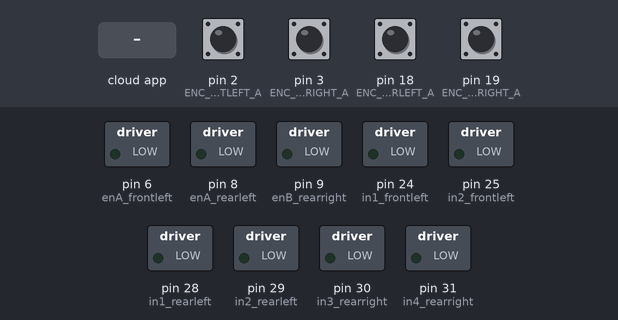
Bench run of a sketch on a simulated Arduino Mega 2560, built with avr-gcc and run on an emulated ATmega2560. Shown: switched loads named in the sketch (green lamp = pin HIGH). The inputs (shaded band) are chosen by the test bench; at power-on: pin 2 (ENC_IN_FRONTLEFT_A), pin 3 (ENC_IN_FRONTRIGHT_A), pin 18 (ENC_IN_REARLEFT_A), pin 19 (ENC_IN_REARRIGHT_A) HIGH. The ROS host is connected and sends only what is stated; pins used as bus, display or sensor lines are not drawn.

Above: at 1.2 s.
1.3 s: the phone or cloud app sets linear.x to -100
At 2.8 s:
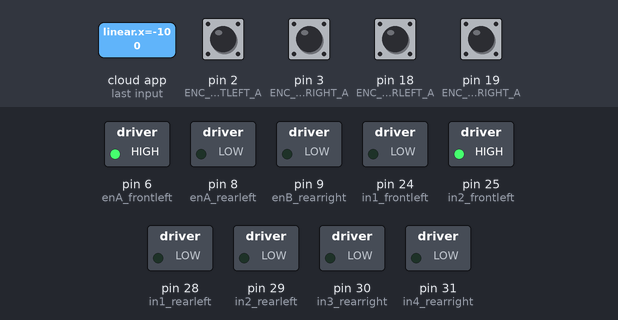
4.3 s: the phone or cloud app sets linear.x to 100
At 5.6 s:
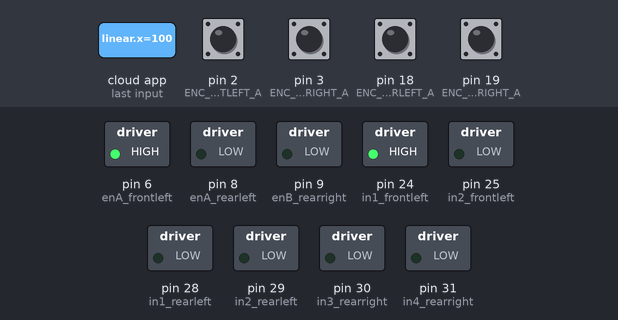
7.3 s: the phone or cloud app sets angular.z to 0
At 7.43 s:
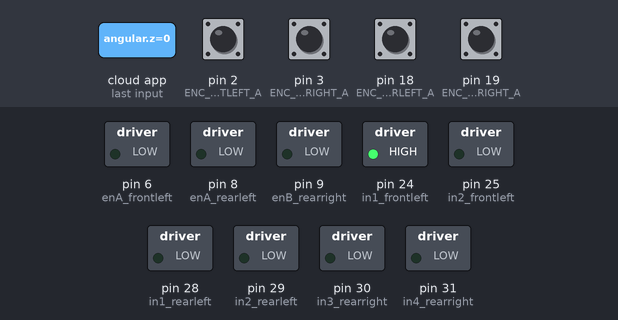
Timing chart, 0 to 10.8 s (numbered marks = the images above; inputs shaded):
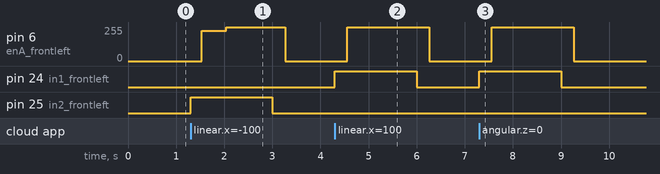

The sketch:

arduino.ino
```cpp
#include <ros.h>
#include <std_msgs/Int16.h>
#include <geometry_msgs/Twist.h>
ros::NodeHandle nh;
// Encoder ENC_A pin to Arduino Interrupt pin, which tracks the encoder tick count.
// Encoder ENC_B pin to Arduino Interrupt pin, which tracks the direction of encoder.
#define ENC_IN_FRONTLEFT_A 2
#define ENC_IN_FRONTLEFT_B 22
#define ENC_IN_FRONTRIGHT_A 3
#define ENC_IN_FRONTRIGHT_B 23
#define ENC_IN_REARLEFT_A 18
#define ENC_IN_REARLEFT_B 32
#define ENC_IN_REARRIGHT_A 19
#define ENC_IN_REARRIGHT_B 33
// true fOR forward direction and false for reverse direction
boolean Direction_frontleft = true;
boolean Direction_frontright = true;
boolean Direction_rearleft = true;
boolean Direction_rearright = true;
// Minumum and maximum values for 16-bit integers, Range of 65,535
const int encoder_minimum = -32768;
const int encoder_maximum = 32767;
// publisher for a message representing the tick count of wheels
std_msgs::Int16 frontleft_wheel_tick_count;
ros::Publisher FrontLeftPub("frontleft_ticks", &frontleft_wheel_tick_count);
std_msgs::Int16 frontright_wheel_tick_count;
ros::Publisher FrontRightPub("frontright_ticks", &frontright_wheel_tick_count);
std_msgs::Int16 rearleft_wheel_tick_count;
ros::Publisher RearLeftPub("rearleft_ticks", &rearleft_wheel_tick_count);
std_msgs::Int16 rearright_wheel_tick_count;
ros::Publisher RearRightPub("rrearight_ticks", &rearright_wheel_tick_count);
// Time interval for measurements in milliseconds
const int interval = 200;
long previousMillis = 0;
long currentMillis = 0;
// DC motors connections
const int enA_frontleft = 6;
const int in1_frontleft = 24;
const int in2_frontleft = 25;
const int enB_frontright = 7;
const int in3_frontright = 26;
const int in4_frontright = 27;
const int enA_rearleft = 8;
const int in1_rearleft = 28;
const int in2_rearleft = 29;
const int enB_rearright = 9;
const int in3_rearright = 30;
const int in4_rearright = 31;
// PWM value change in each cycle
const int PWM_INCREMENT = 1;
// Number of ticks per wheel revolution.
const int TICKS_PER_REVOLUTION = 102;
// Wheel radius in meters
const double WHEEL_RADIUS = 0.04;
// Distance from center of the left wheel to the center of the right wheel in m
const double WHEEL_BASE = 0.218;
// A wheel moves a 1 meter linear distance in the specified number of ticks. (TICKS_PER_REVOLUTION / 2*pi*r)
const double TICKS_PER_METER = 406;
const int K_P = 278;
const int b = 52;
const int DRIFT_MULTIPLIER = 120;
const int PWM_TURN = 255;
const int PWM_MIN = 200; // about 0.5 m/s
const int PWM_MAX = 255; // about 0.7 m/s
double velFrontLeftWheel = 0;
double velFrontRightWheel = 0;
double velRearLeftWheel = 0;
double velRearRightWheel = 0;
double pwmFrontLeftReq = 0;
double pwmFrontRightReq = 0;
double pwmRearLeftReq = 0;
double pwmRearRightReq = 0;
// Record the time that the last velocity command was received
double lastCmdVelReceived = 0;
// counts the number of ticks of each encoder
void frontright_wheel_tick() {
    int val = digitalRead(ENC_IN_FRONTRIGHT_B);
    if (val == LOW) {
        Direction_frontright = false;
    }
    else {
        Direction_frontright = true;
    }
    if (Direction_frontright) {
        if (frontright_wheel_tick_count.data == encoder_maximum) {
            frontright_wheel_tick_count.data = encoder_minimum;
        }
        else {
            frontright_wheel_tick_count.data++;
        }
    }
    else {
        if (frontright_wheel_tick_count.data == encoder_minimum) {
            frontright_wheel_tick_count.data = encoder_maximum;
        }
        else {
            frontright_wheel_tick_count.data--;
        }
    }
}
void frontleft_wheel_tick() {
    int val = digitalRead(ENC_IN_FRONTLEFT_B);
    if (val == LOW) {
      Direction_frontleft = true;
    }
    else {
      Direction_frontleft = false;
    }
    if (Direction_frontleft) {
      if (frontleft_wheel_tick_count.data == encoder_maximum) {
        frontleft_wheel_tick_count.data = encoder_minimum;
      }
      else {
        frontleft_wheel_tick_count.data++;
      }
    }
    else {
      if (frontleft_wheel_tick_count.data == encoder_minimum) {
        frontleft_wheel_tick_count.data = encoder_maximum;
      }
      else {
        frontleft_wheel_tick_count.data--;
      }
    }
}
void rearright_wheel_tick() {
    int val = digitalRead(ENC_IN_REARRIGHT_B);
    if (val == LOW) {
        Direction_rearright = false;
    }
    else {
        Direction_rearright = true;
    }
    if (Direction_rearright) {
        if (rearright_wheel_tick_count.data == encoder_maximum) {
            rearright_wheel_tick_count.data = encoder_minimum;
        }
        else {
            rearright_wheel_tick_count.data++;
        }
    }
    else {
        if (rearright_wheel_tick_count.data == encoder_minimum) {
            rearright_wheel_tick_count.data = encoder_maximum;
        }
        else {
            rearright_wheel_tick_count.data--;
        }
    }
}
void rearleft_wheel_tick() {
    int val = digitalRead(ENC_IN_REARLEFT_B);
    if (val == LOW) {
        Direction_rearleft = false;
    }
    else {
        Direction_rearleft = true;
    }
   if (Direction_rearleft) {
        if (rearleft_wheel_tick_count.data == encoder_maximum) {
            rearleft_wheel_tick_count.data = encoder_minimum;
        }
        else {
            rearleft_wheel_tick_count.data++;
        }
    }
    else {
        if (rearleft_wheel_tick_count.data == encoder_minimum) {
            rearleft_wheel_tick_count.data = encoder_maximum;
        }
        else {
            rearleft_wheel_tick_count.data--;
        }
    }
}
// Calculate the wheels linear velocity in m/s every time
void calc_vel_frontleft_wheel(){
  static double prevTime = 0;
  static int prevFrontLeftCount = 0;
  int numOfTicks = (65535 + frontleft_wheel_tick_count.data - prevFrontLeftCount) % 65535;
  if (numOfTicks > 10000) {
        numOfTicks = 0 - (65535 - numOfTicks);
  }
  velFrontLeftWheel = numOfTicks/TICKS_PER_METER/((millis()/1000)-prevTime);

  prevFrontLeftCount = frontleft_wheel_tick_count.data;
  prevTime = (millis()/1000);
}
void calc_vel_frontright_wheel(){
  static double prevTime = 0;
  static int prevFrontRightCount = 0;
  int numOfTicks = (65535 +  frontright_wheel_tick_count.data - prevFrontRightCount) % 65535;
  if (numOfTicks > 10000) {
        numOfTicks = 0 - (65535 - numOfTicks);
  }
  velFrontRightWheel = numOfTicks/TICKS_PER_METER/((millis()/1000)-prevTime);
  prevFrontRightCount = frontright_wheel_tick_count.data;
  prevTime = (millis()/1000);
}
void calc_vel_rearleft_wheel(){
   static double prevTime = 0;
   static int prevRearLeftCount = 0;
   int numOfTicks = (65535 + rearleft_wheel_tick_count.data - prevRearLeftCount) % 65535;
   if (numOfTicks > 10000) {
         numOfTicks = 0 - (65535 - numOfTicks);
   }
   velRearLeftWheel = numOfTicks/TICKS_PER_METER/((millis()/1000)-prevTime);
   prevRearLeftCount = rearleft_wheel_tick_count.data;
   prevTime = (millis()/1000);
}
void calc_vel_rearright_wheel(){
   static double prevTime = 0;
   static int prevRearRightCount = 0;
   int numOfTicks = (65535 + rearright_wheel_tick_count.data - prevRearRightCount) % 65535;
   if (numOfTicks > 10000) {
         numOfTicks = 0 - (65535 - numOfTicks);
   }
   velRearRightWheel = numOfTicks/TICKS_PER_METER/((millis()/1000)-prevTime);
   prevRearRightCount = rearright_wheel_tick_count.data;
   prevTime = (millis()/1000);
}
void calc_pwm_values(const geometry_msgs::Twist& cmdVel) {
  lastCmdVelReceived = (millis()/1000);
  // Calculate the PWM value given the desired velocity
  pwmFrontLeftReq = K_P * cmdVel.linear.x + b;
  pwmFrontRightReq = K_P * cmdVel.linear.x + b;
  pwmFrontLeftReq = K_P * cmdVel.linear.x + b;
  pwmFrontRightReq = K_P * cmdVel.linear.x + b;
  if (cmdVel.linear.x == 0 && cmdVel.angular.z != 0.0) {
  // turn robot in left direction
    if (cmdVel.angular.z > 0.0) {
      pwmFrontLeftReq = -PWM_TURN;
      pwmFrontRightReq = PWM_TURN;
      pwmRearLeftReq = -PWM_TURN;
      pwmRearRightReq = PWM_TURN;
    }
    // turn robot in right direction
    else {
      pwmFrontLeftReq = PWM_TURN;
      pwmFrontRightReq = -PWM_TURN;
      pwmRearLeftReq = PWM_TURN;
      pwmRearRightReq = -PWM_TURN;
    }
  }
 // forward direction & reverse direction
  else if (cmdVel.linear.x != 0 && cmdVel.angular.z == 0.0) {

    static double prevFrontDiff = 0;
    static double prevRearDiff = 0;
    static double prevFrontPrevDiff = 0;
    static double prevRearPrevDiff = 0;
    double currFrontDifference = velFrontLeftWheel - velFrontRightWheel;
    double currRearDifference = velRearLeftWheel - velRearRightWheel;
    double avgFrontDifference = (prevFrontDiff+prevFrontDiff+currFrontDifference)/3;
    double avgRearDifference = (prevRearDiff+prevRearPrevDiff+currRearDifference)/3;
    prevFrontPrevDiff = prevFrontDiff;
    prevRearPrevDiff = prevRearDiff;
    prevFrontDiff = currFrontDifference;
    prevRearDiff = currRearDifference;
    pwmFrontLeftReq -= (int)(avgFrontDifference * DRIFT_MULTIPLIER);
    pwmFrontRightReq += (int)(avgFrontDifference * DRIFT_MULTIPLIER);
    pwmRearLeftReq -= (int)(avgRearDifference * DRIFT_MULTIPLIER);
    pwmRearRightReq += (int)(avgRearDifference * DRIFT_MULTIPLIER);
  }
  else {
    pwmFrontLeftReq = 0;
    pwmFrontRightReq = 0;
    pwmRearLeftReq = 0;
    pwmRearRightReq = 0;
  }
  if (abs(pwmFrontLeftReq) < PWM_MIN) {
    pwmFrontLeftReq = 0;
  }
  if (abs(pwmFrontRightReq) < PWM_MIN) {
    pwmFrontRightReq = 0;
  }
  if (abs(pwmRearLeftReq) < PWM_MIN) {
    pwmRearLeftReq = 0;
  }
  if (abs(pwmRearRightReq) < PWM_MIN) {
    pwmRearRightReq = 0;
  }
}
void set_pwm_values() {
  static int pwmFrontLeftOut = 0;
  static int pwmFrontRightOut = 0;
  static int pwmRearLeftOut = 0;
  static int pwmRearRightOut = 0;
  static bool stopped = false;
  if ((pwmFrontLeftReq * velFrontLeftWheel < 0 && pwmFrontLeftOut != 0) ||
      (pwmFrontRightReq * velFrontRightWheel < 0 && pwmFrontRightOut != 0)) {
    pwmFrontLeftReq = 0;
    pwmFrontRightReq = 0;
  }
  if ((pwmRearLeftReq * velRearLeftWheel < 0 && pwmRearLeftOut != 0) ||
      (pwmRearRightReq * velRearRightWheel < 0 && pwmRearRightOut != 0)) {
    pwmRearLeftReq = 0;
    pwmRearRightReq = 0;
  }
  // Set the direction of the motors
  // Front left wheel forward
  if (pwmFrontLeftReq > 0) {
    digitalWrite(in1_frontleft, HIGH);
    digitalWrite(in2_frontleft, LOW);
  }
  // Front left wheel reverse
  else if (pwmFrontLeftReq < 0) {
    digitalWrite(in1_frontleft, LOW);
    digitalWrite(in2_frontleft, HIGH);
  }
  // Front left wheel stop
  else if (pwmFrontLeftReq == 0 && pwmFrontLeftOut == 0 ) {
    digitalWrite(in1_frontleft, LOW);
    digitalWrite(in2_frontleft, LOW);
  }
  else {
    digitalWrite(in1_frontleft, LOW);
    digitalWrite(in2_frontleft, LOW);
  }
  // Front right wheel forward
  if (pwmFrontRightReq > 0) {
    digitalWrite(in3_frontright, HIGH);
    digitalWrite(in4_frontright, LOW);
  }
  // Front right wheel reverse
  else if (pwmFrontRightReq < 0) {
    digitalWrite(in3_frontright, LOW);
    digitalWrite(in4_frontright, HIGH);
  }
  // Front right wheel stop
  else if (pwmFrontRightReq == 0 && pwmFrontRightOut == 0) {
    digitalWrite(in3_frontright, LOW);
    digitalWrite(in4_frontright, LOW);
  }
  else {
    digitalWrite(in3_frontright, LOW);
    digitalWrite(in4_frontright, LOW);
  }
  // rear left wheel forward
  if (pwmRearLeftReq > 0) {
    digitalWrite(in1_rearleft, HIGH);
    digitalWrite(in2_rearleft, LOW);
  }
  // rear left wheel reverse
  else if (pwmRearLeftReq < 0) {
    digitalWrite(in1_rearleft, LOW);
    digitalWrite(in2_rearleft, HIGH);
  }
  // rear left wheel stop
  else if (pwmRearLeftReq == 0 && pwmRearLeftOut == 0 ) {
    digitalWrite(in1_rearleft, LOW);
    digitalWrite(in2_rearleft, LOW);
  }
  else {
    digitalWrite(in1_rearleft, LOW);
    digitalWrite(in2_rearleft, LOW);
  }
  // rear right wheel forward
  if (pwmRearRightReq > 0) {
    digitalWrite(in3_rearright, HIGH);
    digitalWrite(in4_rearright, LOW);
  }
  // rear right wheel reverse
  else if (pwmRearRightReq < 0) {
    digitalWrite(in3_rearright, LOW);
    digitalWrite(in4_rearright, HIGH);
  }
  // rear right wheel stop
  else if (pwmRearRightReq == 0 && pwmRearRightOut == 0) {
    digitalWrite(in3_rearright, LOW);
    digitalWrite(in4_rearright, LOW);
  }
  else {
    digitalWrite(in3_rearright, LOW);
    digitalWrite(in4_rearright, LOW);
  }
  // Increase the required PWM when the robot is not moving
  if (pwmFrontLeftReq != 0 && velFrontLeftWheel == 0) {
    pwmFrontLeftReq *= 1.5;
  }
  if (pwmFrontRightReq != 0 && velFrontRightWheel == 0) {
    pwmFrontRightReq *= 1.5;
  }
  if (pwmRearLeftReq != 0 && velRearLeftWheel == 0) {
    pwmRearLeftReq *= 1.5;
  }
  if (pwmRearRightReq != 0 && velRearRightWheel == 0) {
    pwmRearRightReq *= 1.5;
  }
  if (abs(pwmFrontLeftReq) > pwmFrontLeftOut) {
    pwmFrontLeftOut += PWM_INCREMENT;
  }
  else if (abs(pwmFrontLeftReq) < pwmFrontLeftOut) {
    pwmFrontLeftOut -= PWM_INCREMENT;
  }
  else{}
  if (abs(pwmFrontRightReq) > pwmFrontRightOut) {
    pwmFrontRightOut += PWM_INCREMENT;
  }
  else if(abs(pwmFrontRightReq) < pwmFrontRightOut) {
    pwmFrontRightOut -= PWM_INCREMENT;
  }
  else{}
  if (abs(pwmRearLeftReq) > pwmRearLeftOut) {
    pwmRearLeftOut += PWM_INCREMENT;
  }
  else if (abs(pwmRearLeftReq) < pwmRearLeftOut) {
    pwmRearLeftOut -= PWM_INCREMENT;
  }
  else{}
  if (abs(pwmRearRightReq) > pwmRearRightOut) {
    pwmRearRightOut += PWM_INCREMENT;
  }
  else if(abs(pwmRearRightReq) < pwmRearRightOut) {
    pwmRearRightOut -= PWM_INCREMENT;
  }
  else{}
  // Conditional limit of PWM output to operate at the maximum
  pwmFrontLeftOut = (pwmFrontLeftOut > PWM_MAX) ? PWM_MAX : pwmFrontLeftOut;
  pwmFrontRightOut = (pwmFrontRightOut > PWM_MAX) ? PWM_MAX : pwmFrontRightOut;
  pwmRearLeftOut = (pwmRearLeftOut > PWM_MAX) ? PWM_MAX : pwmRearLeftOut;
  pwmRearRightOut = (pwmRearRightOut > PWM_MAX) ? PWM_MAX : pwmRearRightOut;
  // PWM output cannot be less than 0
  pwmFrontLeftOut = (pwmFrontLeftOut < 0) ? 0 : pwmFrontLeftOut;
  pwmFrontRightOut = (pwmFrontRightOut < 0) ? 0 : pwmFrontRightOut;
  pwmRearLeftOut = (pwmRearLeftOut < 0) ? 0 : pwmRearLeftOut;
  pwmRearRightOut = (pwmRearRightOut < 0) ? 0 : pwmRearRightOut;
  analogWrite(enA_frontleft, pwmFrontLeftOut);
  analogWrite(enB_frontright, pwmFrontRightOut);
  analogWrite(enA_rearleft, pwmRearLeftOut);
  analogWrite(enB_rearright, pwmRearRightOut);
}
// Set up ROS subscriber to the velocity command
ros::Subscriber<geometry_msgs::Twist> subCmdVel("cmd_vel", &calc_pwm_values);
void setup() {
  pinMode(ENC_IN_FRONTLEFT_A , INPUT_PULLUP);
  pinMode(ENC_IN_FRONTLEFT_B , INPUT);
  pinMode(ENC_IN_FRONTRIGHT_A , INPUT_PULLUP);
  pinMode(ENC_IN_FRONTRIGHT_B , INPUT);
  pinMode(ENC_IN_REARLEFT_A , INPUT_PULLUP);
  pinMode(ENC_IN_REARLEFT_B , INPUT);
  pinMode(ENC_IN_REARRIGHT_A , INPUT_PULLUP);
  pinMode(ENC_IN_REARRIGHT_B , INPUT);
  // the ISR should trigger when the input signal goes from low to high
  attachInterrupt(digitalPinToInterrupt(ENC_IN_FRONTLEFT_A), frontleft_wheel_tick, RISING);
  attachInterrupt(digitalPinToInterrupt(ENC_IN_FRONTRIGHT_A), frontright_wheel_tick, RISING);
  attachInterrupt(digitalPinToInterrupt(ENC_IN_REARLEFT_A), rearleft_wheel_tick, RISING);
  attachInterrupt(digitalPinToInterrupt(ENC_IN_REARRIGHT_A), rearright_wheel_tick, RISING);
  pinMode(enA_frontleft, OUTPUT);
  pinMode(enB_frontright, OUTPUT);
  pinMode(enA_rearleft, OUTPUT);
  pinMode(enB_rearright, OUTPUT);
  pinMode(in1_frontleft, OUTPUT);
  pinMode(in2_frontleft, OUTPUT);
  pinMode(in3_frontright, OUTPUT);
  pinMode(in4_frontright, OUTPUT);
  pinMode(in1_rearleft, OUTPUT);
  pinMode(in2_rearleft, OUTPUT);
  pinMode(in3_rearright, OUTPUT);
  pinMode(in4_rearright, OUTPUT);
  // Turn off motors in initial state
  digitalWrite(in1_frontleft, LOW);
  digitalWrite(in2_frontleft, LOW);
  digitalWrite(in3_frontright, LOW);
  digitalWrite(in4_frontright, LOW);
  digitalWrite(in1_rearleft, LOW);
  digitalWrite(in2_rearleft, LOW);
  digitalWrite(in3_rearright, LOW);
  digitalWrite(in4_rearright, LOW);
  // Set the motor speed in initial state
  analogWrite(enA_frontleft, 0);
  analogWrite(enB_frontright, 0);
  analogWrite(enA_rearleft, 0);
  analogWrite(enB_rearright, 0);
  nh.getHardware()->setBaud(115200);
  nh.initNode();
  nh.advertise(FrontLeftPub);
  nh.advertise(FrontRightPub);
  nh.advertise(RearLeftPub);
  nh.advertise(RearRightPub);
  nh.subscribe(subCmdVel);
}
void loop() {
  nh.spinOnce();
  currentMillis = millis();
  // If the time interval has passed, publish the number of ticks, and calculate the velocities.
  if (currentMillis - previousMillis > interval) {
    previousMillis = currentMillis;
    // Publish tick counts to topics
    FrontLeftPub.publish( &frontleft_wheel_tick_count );
    FrontRightPub.publish( &frontright_wheel_tick_count );
    RearLeftPub.publish( &rearleft_wheel_tick_count );
    RearRightPub.publish( &rearright_wheel_tick_count );
    // Calculate the velocity of the wheels
    calc_vel_frontright_wheel();
    calc_vel_frontleft_wheel();
    calc_vel_rearright_wheel();
    calc_vel_rearleft_wheel();

  }
  if((millis()/1000) - lastCmdVelReceived > 1) {
    pwmFrontLeftReq = 0;
    pwmFrontRightReq = 0;
    pwmRearLeftReq = 0;
    pwmRearRightReq = 0;
  }
  set_pwm_values();
}
```

Measured:
- after the input at 1.3 s, pin 6 (enA_frontleft): 0/255 → 226/255 after 0.23 s, → 255/255 0.51 s later, → 0/255 1.2 s later; pin 25 (in2_frontleft): LOW → HIGH at once, → LOW 1.7 s later
- after the input at 4.3 s, pin 6 (enA_frontleft): 0/255 → 255/255 after 0.26 s, → 0/255 1.7 s later; pin 24 (in1_frontleft): LOW → HIGH at once, → LOW 1.7 s later
- after the input at 7.3 s, pin 6 (enA_frontleft): 0/255 → 255/255 after 0.26 s, → 0/255 1.7 s later; pin 24 (in1_frontleft): LOW → HIGH at once, → LOW 1.7 s later
